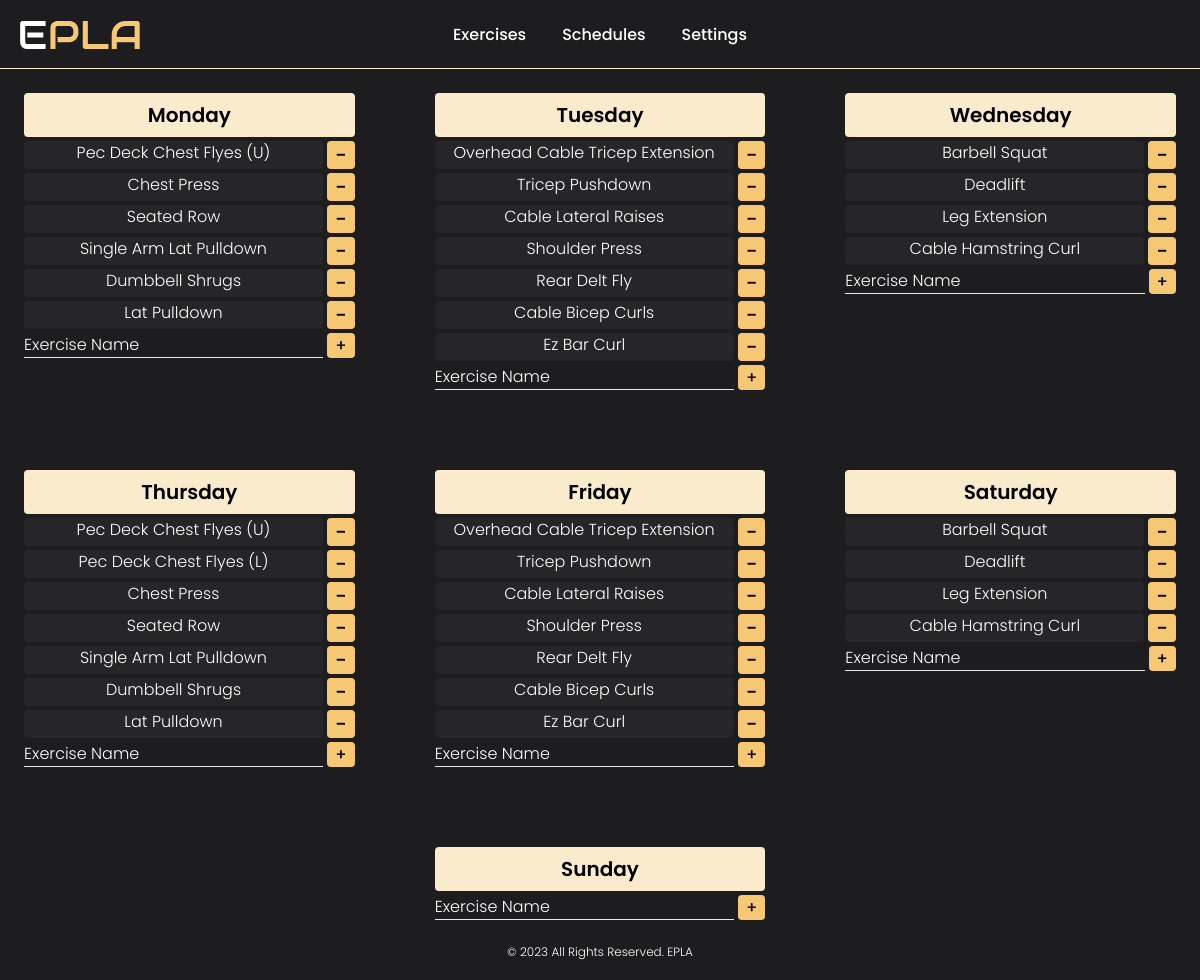
/schedules (signed in), run on the app's committed database.
### tables this page shows
CREATE TABLE exercises (
    id INTEGER,
    user_id INTEGER,
    exercise TEXT,
    PRIMARY KEY(id),
    FOREIGN KEY(user_id) REFERENCES users(id)
        ON UPDATE CASCADE
        ON DELETE CASCADE
);

### app.py (the view, shortened to what this page needs)
@app.route("/schedules", methods=["GET", "POST"])
@login_required
def schedules():
    exercises = {
        "monday": [],
        "tuesday": [],
        "wednesday": [],
        "thursday": [],
        "friday": [],
        "saturday": [],
        "sunday": [],
    }
    con, cur = database()
    for row in exercises:
        cur.execute("SELECT exercise_id FROM schedules WHERE user_id = (?) AND day = (?)", (session["user_id"], row))
        exercise_id = cur.fetchall()
        exercise_id = [id[0] for id in exercise_id]
        placeholders = ', '.join(['?' for _ in exercise_id])
        sql_query = f"SELECT exercise FROM exercises WHERE user_id = (?) AND id IN ({placeholders})"
        cur.execute(sql_query, (session["user_id"], *exercise_id))
        results = cur.fetchall()
        results = [item[0] for item in results]
        exercises[row].extend(results)
    cur.close()
    con.close()
    return render_template("add-change-schedules.html", exercises=exercises)

### app.py (called while the page is built)
@app.after_request
def after_request(response):
    response.headers["Cache-Control"] = "no-cache, no-store, must-revalidate"
    response.headers["Expires"] = 0
    response.headers["Pragma"] = "no-cache"
    return response

### helpers.py (called while the page is built)
def login_required(f):
    @wraps(f)
    def decorated_function(*args, **kwargs):
        if session.get("user_id") is None:
            return redirect("/login")
        return f(*args, **kwargs)
    return decorated_function

def database(db="database.db"):
    con = sqlite3.connect(db)
    cur = con.cursor()
    cur.execute("PRAGMA foreign_keys = 1")
    return con, cur

### templates/add-change-schedules.html (shortened to what this page needs)
{% extends "layout.html" %}
{% block main %}
    <div class="space-y-10 md:space-y-0 md:grid md:grid-cols-2 lg:grid-cols-3 md:gap-20">
        {% for day in exercises %}
            <div class="{% if day == 'sunday' %} col-start-2 {% endif %} space-y-1">
                <h1 class="p-2 text-xl font-semibold text-center text-black rounded bg-yellow-2">{{ day|title }}</h1>
                {% for exercise in exercises[day] %}
                    <form action="/schedules" method="post" class="flex">
                        <p class="w-full px-2 mr-1 font-light text-center text-white rounded bg-default-3">{{ exercise|title }}</p>
                        <button type="submit" class="px-2 text-xl duration-300 rounded bg-yellow-1 hover:bg-yellow-2">-</button>
                    </form>
                {% endfor %}
                <form action="/schedules" method="post">
                    <div class="flex gap-1">
                        <input type="text" name="exercise" placeholder="Exercise Name" required class="w-full font-light text-white placeholder-white bg-transparent border-b outline-none caret-yellow-2">
                        <button type="submit" class="px-2 duration-300 rounded bg-yellow-1 hover:bg-yellow-2">+</button>
                    </div>
                </form>
            </div>
        {% endfor %}
    </div>
{% endblock %}

### templates/layout.html (shortened to what this page needs)
<!DOCTYPE html>
<html lang="en">
<head>
    <script src="https://cdn.tailwindcss.com"></script>
    <link href="/static/css/styles.css" rel="stylesheet">
</head>
<body class="flex flex-col justify-between min-h-screen font-medium bg-default-1 font-default">
    <nav name="navbar" id="navbar" class="sticky top-0 z-30 flex items-center p-5 md:relative">
        <a name="logo" id="logo" href="/" class="z-10">
            <img src="/static/images/EPLA.svg">
        </a>
        <div class="absolute right-0 hidden w-full md:block">
            {% if session["user_id"] %}
            <ul class="flex items-center justify-center space-x-5">
                <li><a href="/exercises"
                        class="p-2 text-white duration-300 rounded hover:bg-yellow-1 hover:text-black">Exercises</a>
                </li>
                <details name="schedules" id="schedules" class="space-y-1">
                    <summary
                        class="p-2 text-white duration-300 rounded cursor-pointer hover:bg-yellow-1 hover:text-black">
                        Schedules</summary>
                </details>
                <li><a href="/settings"
                        class="p-2 text-white duration-300 rounded hover:bg-yellow-1 hover:text-black">Settings</a></li>
            </ul>
            {% else %}
            <ul class="flex items-center justify-end mr-5 space-x-10">
                <li><a href="/login" class="text-white">Login</a></li>
                <li class="duration-300 hover:scale-105"><a href="/register"
                        class="px-5 duration-300 rounded-md shadow-md bg-yellow-1 hover:bg-yellow-2">Register</a></li>
            </ul>
            {% endif %}
        </div>
        <hr class="absolute bottom-0 left-0 w-full border-yellow-2">
    </nav>
    <main class="flex justify-center m-6">
        {% block main %}{% endblock %}
    </main>
    <footer class="z-10 flex justify-center mb-5">
        <p class="text-xs font-light text-white">© 2023 All Rights Reserved. EPLA</p>
    </footer>
</body>
</html>

### static/css/styles.css (style rules this page uses)
.font-default { font-family: 'Poppins', sans-serif; }
details summary { list-style-type: none; }

### data on the page
exercises: exercise "Pec Deck Chest Flyes (U)"
exercises: exercise "Chest Press"
exercises: exercise "Seated Row"
exercises: exercise "Single Arm Lat Pulldown"
exercises: exercise "Dumbbell Shrugs"
exercises: exercise "Lat Pulldown"
exercises: exercise "Overhead Cable Tricep Extension"
exercises: exercise "Tricep Pushdown"
exercises: exercise "Cable Lateral Raises"
exercises: exercise "Shoulder Press"
exercises: exercise "Rear Delt Fly"
exercises: exercise "Cable Bicep Curls"
exercises: exercise "Ez Bar Curl"
exercises: exercise "Barbell Squat"
exercises: exercise "Deadlift"
exercises: exercise "Leg Extension"
exercises: exercise "Cable Hamstring Curl"
exercises: exercise "Pec Deck Chest Flyes (L)"

### other printed values
{{ day|title }} "Monday" "Tuesday" "Wednesday" "Thursday" "Friday" "Saturday" "Sunday"
